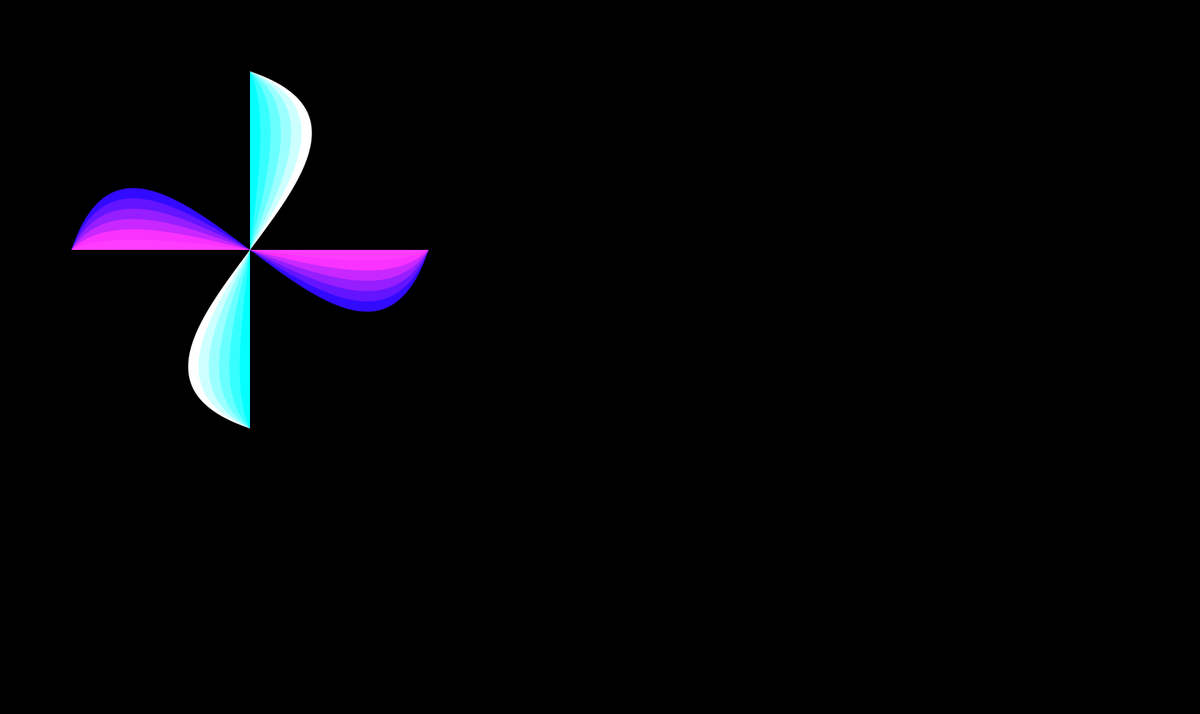
Frame 1 (no input)
Frame 60 (the mouse pressed at the canvas centre just before this capture): identical to frame 1, image omitted
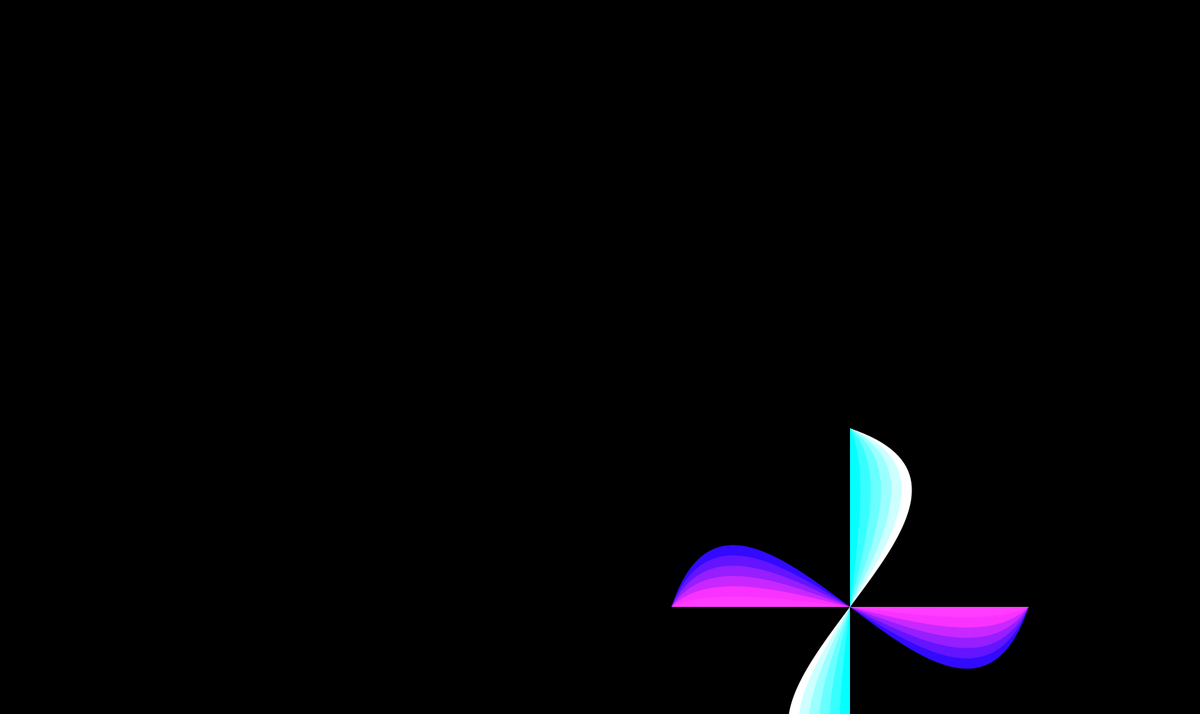
Frame 120 (the mouse held since frame 60 and released just before this capture)

The Processing sketch that drew these frames (run headless with seeded random() and noise(); from frame 60 on, the mouse is pressed at the canvas centre):

// Processing sketch: processing_32347
// ── processing_32347.pde

void setup(){
size( 1680, 1000);
noStroke();
}
void draw (){
background( 0, 0, 0);
for( int x=650; x>=400; x-=50){
fill( x-395, x, x/13*7/10+4*123);

bezier( 350+mouseX, 100+mouseY, x+mouseX, 200+mouseY, 700-x+mouseX, 500+mouseY, 350+mouseX, 600+mouseY);

}

for( int y=50; y<=300; y+=50){
fill( y, y/5, y*7);

bezier( 100+mouseX, 350+mouseY, 200+mouseX, y+mouseY, 500+mouseX, 700-y+mouseY, 600+mouseX, 350+mouseY);

}
}
